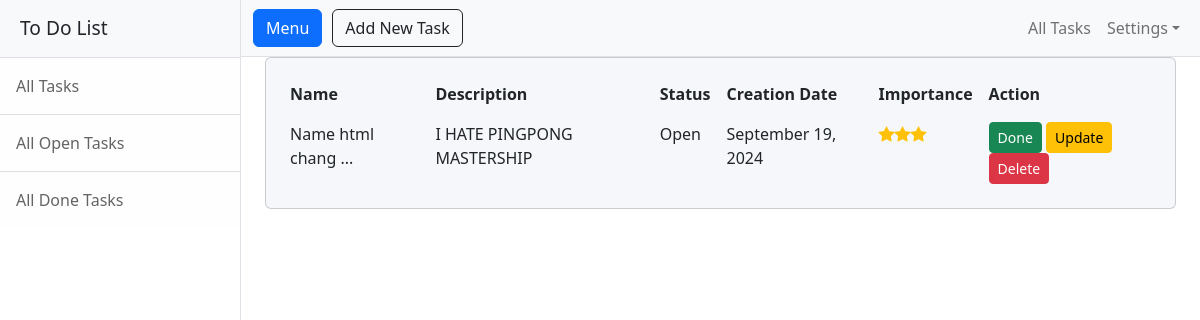
Before: / with the older database file.
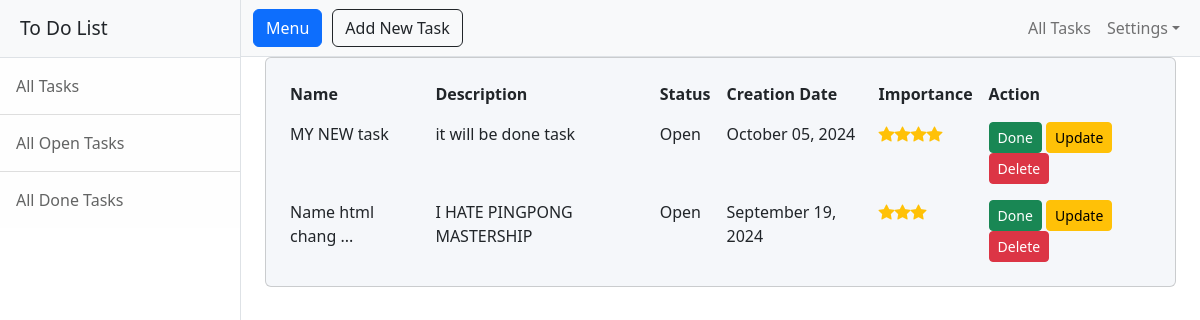
After: the same page with the newer database file.
### models.py (models this page shows)
class Task(db.Model):
    __tablename = "tasks"
    id: Mapped[int] = mapped_column(Integer, primary_key=True)
    name: Mapped[str] = mapped_column(String(250), unique=True, nullable=False)
    importance: Mapped[int] = mapped_column(Integer, nullable=False)
    description: Mapped[str] = mapped_column(String(250), nullable=True)
    status: Mapped[str] = mapped_column(String(250), nullable=False)
    date: Mapped[str] = mapped_column(String(250), nullable=False)

### views.py (the view)
@views.route('/')
def get_all_tasks():
    result = db.session.execute(
        db.select(Task).order_by(Task.importance.desc())
    )
    tasks = result.scalars().all()
    return render_template("all-tasks.html", all_tasks=tasks)

### templates/all-tasks.html (shortened to what this page needs)
{% include "header.html" %}
<div>
    <div>
        <div class="container-fluid">
            <div class="mask d-flex align-items-center h-100">
                <div class="container d-flex justify-content-center">
                    <div class="card shadow-2-strong w-100" style="background-color: #f5f7fa;">
                        <div class="card-body">
                            <div class="table-responsive">
                                <table class="table table-borderless mb-0">
                                    <thead>
                                    <tr>
                                        <th scope="col">Name</th>
                                        <th scope="col">Description</th>
                                        <th scope="col">Status</th>
                                        <th scope="col">Creation Date</th>
                                        <th scope="col">Importance</th>
                                        <th scope="col">Action</th>
                                    </tr>
                                    </thead>
                                    <tbody>
                                    {% for task in all_tasks %}
                                        <tr>
                                            <td>
                                                <span title="{{ task.name }}">
                                                    {{ task.name[:15] }}{% if task.name|length > 15 %}
                                                        ...{% endif %}
                                                </span>
                                            </td>
                                            <td>
                                                  <span title="{{ task.description }}">
                                                    {{ task.description[:30] }}
                                                  </span>
                                            </td>
                                            <td>{{ task.status }}</td>
                                            <td>{{ task.date }}</td>
                                            <td>
                                                <div class="star-rating-list">
                                                    {% for _ in range(task.importance) %}
                                                        <i class="bi bi-star-fill"></i>
                                                    {% endfor %}
                                                </div>
                                            </td>
                                            <td>
                                                <a class="class= btn btn-sm btn-success"
                                                   href="{{ url_for('views.update_tasks_done', task_id=task.id) }}">Done</a>
                                                <a class="class= btn btn-sm btn-warning"
                                                   href="{{ url_for('views.update_tasks', task_id=task.id) }}">Update</a>
                                                <a class="class= btn btn-sm btn-danger"
                                                   href="{{ url_for('views.delete_task', task_id=task.id) }}">Delete</a>
                                            </td>
                                        </tr>
                                    {% endfor %}
                                    </tbody>
                                </table>
                            </div>
                        </div>
                    </div>
                </div>
            </div>
        </div>
    </div>
</div>
{% include "footer.html" %}

### templates/header.html (shortened to what this page needs)
<!DOCTYPE html>
<html lang="en">
<head>
    <link href="static/css/styles.css" rel="stylesheet"/>
    <link rel="stylesheet"
          href="https://cdnjs.cloudflare.com/ajax/libs/bootstrap-icons/1.10.0/font/bootstrap-icons.min.css">
</head>
<body>
<div class="d-flex" id="wrapper">
    <div class="border-end bg-white" id="sidebar-wrapper">
        <div class="sidebar-heading border-bottom bg-light">To Do List</div>
        <div class="list-group list-group-flush">
            <a class="list-group-item list-group-item-action list-group-item-light p-3"
               href="{{ url_for('views.get_all_tasks') }}">All Tasks</a>
            <a class="list-group-item list-group-item-action list-group-item-light p-3"
               href="{{ url_for('views.get_all_pending_tasks') }}">All Open Tasks</a>
            <a class="list-group-item list-group-item-action list-group-item-light p-3"
               href="{{ url_for('views.get_all_done_tasks') }}">All Done Tasks</a>
        </div>
    </div>
    <div id="page-content-wrapper">
        <nav class="navbar navbar-expand-lg navbar-light bg-light border-bottom">
            <div class="container-fluid">
                <button class="btn btn-primary" id="sidebarToggle" style="margin-right: 10px;">Menu</button>
                <a class="btn btn-white" href="{{ url_for('views.put_new_task') }}" style="border: 1px solid;">Add New Task</a>
                <div class="collapse navbar-collapse" id="navbarSupportedContent">
                    <ul class="navbar-nav ms-auto mt-2 mt-lg-0">
                        <li class="nav-item active"><a class="nav-link" href="{{ url_for('views.get_all_tasks') }}">All Tasks</a>
                        </li>
                        <li class="nav-item dropdown">
                            <a class="nav-link dropdown-toggle" id="navbarDropdown" href="#" role="button"
                               data-bs-toggle="dropdown" aria-haspopup="true" aria-expanded="false">Settings</a>
                        </li>
                    </ul>
                </div>
            </div>
        </nav>

### templates/footer.html (shortened to what this page needs)
</body>
</html>

Changed rows visible on the page:
added Task: name "MY NEW task", description "it will be done task", status "Open", date "October 05, 2024", importance 4 (drawn)
